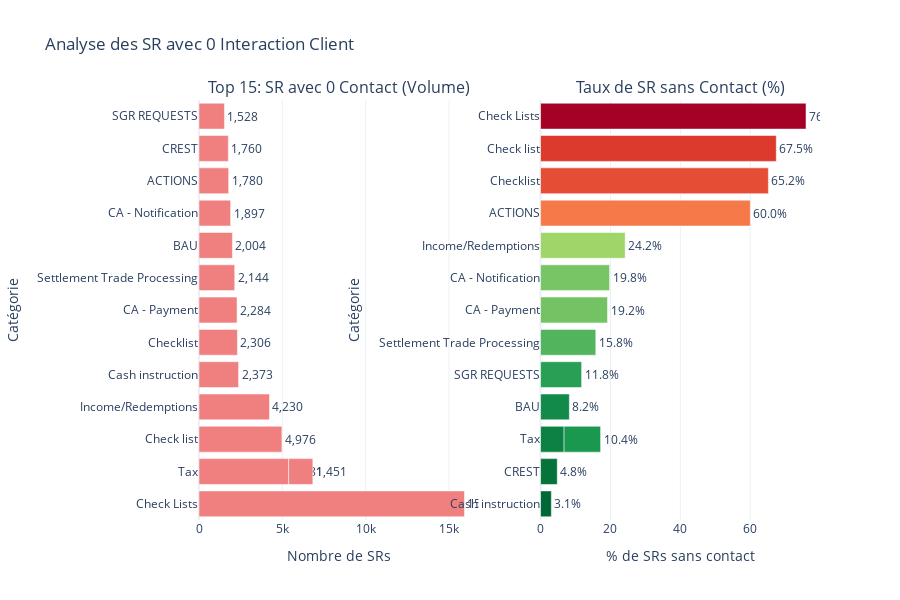

The notebook cell this image was saved under:
### Code cell
# Visualisation : SR avec 0 contact
fig = make_subplots(
    rows=1, cols=2,
    subplot_titles=('Top 15: SR avec 0 Contact (Volume)', 'Taux de SR sans Contact (%)'),
    specs=[[{"type": "bar"}, {"type": "bar"}]]
)

df_viz = zero_contact_analysis.head(15).copy()

# Graphique 1 : Volume de SRs avec 0 contact
fig.add_trace(
    go.Bar(
        y=df_viz['category_name'],
        x=df_viz['srs_zero_contact'],
        orientation='h',
        text=df_viz['srs_zero_contact'].apply(lambda x: f"{x:,}"),
        textposition='outside',
        marker_color='lightcoral',
        name='SRs sans contact',
        hovertemplate='<b>%{y}</b><br>SRs sans contact: %{x:,}<extra></extra>'
    ),
    row=1, col=1
)

# Graphique 2 : Pourcentage de SRs avec 0 contact
df_sorted = df_viz.sort_values('pct_zero_contact')
fig.add_trace(
    go.Bar(
        y=df_sorted['category_name'],
        x=df_sorted['pct_zero_contact'],
        orientation='h',
        text=df_sorted['pct_zero_contact'].apply(lambda x: f"{x:.1f}%"),
        textposition='outside',
        marker_color=df_sorted['pct_zero_contact'],
        marker_colorscale='RdYlGn_r',
        name='% sans contact',
        hovertemplate='<b>%{y}</b><br>Taux: %{x:.1f}%<extra></extra>'
    ),
    row=1, col=2
)

fig.update_xaxes(title_text="Nombre de SRs", row=1, col=1)
fig.update_yaxes(title_text="Catégorie", row=1, col=1)
fig.update_xaxes(title_text="% de SRs sans contact", row=1, col=2)
fig.update_yaxes(title_text="Catégorie", row=1, col=2)

fig.update_layout(height=600, showlegend=False, title_text="Analyse des SR avec 0 Interaction Client")
fig.show()

### Figure 1 — Plotly figure (JSON) as saved in the notebook; plotly's stock layout.template omitted (floating-point values rounded to 4 significant figures)
{"data": [{"hovertemplate": "<b>%{y}</b><br>SRs sans contact: %{x:,}<extra></extra>", "marker": {"color": "lightcoral"}, "name": "SRs sans contact", "orientation": "h", "text": ["15,931", "7,051", "5,381", "4,976", "4,230", "2,373", "2,306", "2,284", "2,144", "2,004", "1,897", "1,780", "1,760", "1,528", "1,451"], "textposition": "outside", "type": "bar", "x": [15931, 7051, 5381, 4976, 4230, 2373, 2306, 2284, 2144, 2004, 1897, 1780, 1760, 1528, 1451], "xaxis": "x", "y": ["Check Lists", null, "Tax", "Check list", "Income/Redemptions", "Cash instruction", "Checklist", "CA - Payment", "Settlement Trade Processing", "BAU", "CA - Notification", "ACTIONS", "CREST", "SGR REQUESTS", "Tax"], "yaxis": "y"}, {"hovertemplate": "<b>%{y}</b><br>Taux: %{x:.1f}%<extra></extra>", "marker": {"color": [3.09, 4.78, 6.73, 8.24, 10.45, 11.75, 12.52, 15.81, 19.16, 19.75, 24.22, 60.03, 65.2, 67.45, 75.97], "colorscale": [[0, "rgb(0,104,55)"], [0.1, "rgb(26,152,80)"], [0.2, "rgb(102,189,99)"], [0.3, "rgb(166,217,106)"], [0.4, "rgb(217,239,139)"], [0.5, "rgb(255,255,191)"], [0.6, "rgb(254,224,139)"], [0.7, "rgb(253,174,97)"], [0.8, "rgb(244,109,67)"], [0.9, "rgb(215,48,39)"], [1, "rgb(165,0,38)"]]}, "name": "% sans contact", "orientation": "h", "text": ["3.1%", "4.8%", "6.7%", "8.2%", "10.4%", "11.8%", "12.5%", "15.8%", "19.2%", "19.8%", "24.2%", "60.0%", "65.2%", "67.5%", "76.0%"], "textposition": "outside", "type": "bar", "x": [3.09, 4.78, 6.73, 8.24, 10.45, 11.75, 12.52, 15.81, 19.16, 19.75, 24.22, 60.03, 65.2, 67.45, 75.97], "xaxis": "x2", "y": ["Cash instruction", "CREST", "Tax", "BAU", "Tax", "SGR REQUESTS", null, "Settlement Trade Processing", "CA - Payment", "CA - Notification", "Income/Redemptions", "ACTIONS", "Checklist", "Check list", "Check Lists"], "yaxis": "y2"}], "layout": {"annotations": [{"font": {"size": 16}, "showarrow": false, "text": "Top 15: SR avec 0 Contact (Volume)", "x": 0.225, "xanchor": "center", "xref": "paper", "y": 1, "yanchor": "bottom", "yref": "paper"}, {"font": {"size": 16}, "showarrow": false, "text": "Taux de SR sans Contact (%)", "x": 0.775, "xanchor": "center", "xref": "paper", "y": 1, "yanchor": "bottom", "yref": "paper"}], "height": 600, "showlegend": false, "title": {"text": "Analyse des SR avec 0 Interaction Client"}, "xaxis": {"anchor": "y", "domain": [0, 0.45], "title": {"text": "Nombre de SRs"}}, "xaxis2": {"anchor": "y2", "domain": [0.55, 1], "title": {"text": "% de SRs sans contact"}}, "yaxis": {"anchor": "x", "domain": [0, 1], "title": {"text": "Catégorie"}}, "yaxis2": {"anchor": "x2", "domain": [0, 1], "title": {"text": "Catégorie"}}}}
